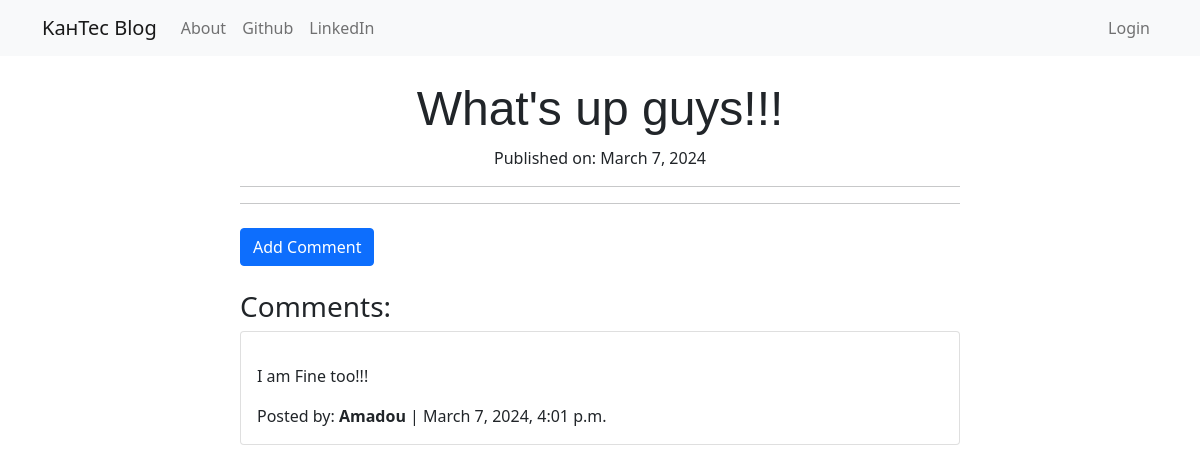
Page /post/6/ on the committed database.
### blog/models.py (models this page shows, shortened)
class Post(models.Model):
    author = models.ForeignKey('auth.User', on_delete=models.CASCADE)
    title = models.CharField(max_length=200)
    text = models.TextField()
    create_delete = models.DateTimeField(default=timezone.now)
    published_date = models.DateField(blank=True, null=True);

class Comment(models.Model):
    post = models.ForeignKey('blog.Post', related_name='comments', on_delete=models.CASCADE)
    author = models.CharField(max_length=200)
    text = models.TextField()
    created_date = models.DateTimeField(default=timezone.now)
    approved_comment = models.BooleanField(default=False)

### blog/views.py (the view)
# urls.py: path('post/<int:pk>/', views.PostDetailView.as_view(), name='post_detail'),
class PostDetailView(DetailView):
    model = Post

### blog/templates/blog/post_detail.html (shortened to what this page needs)
{% extends "blog/base.html" %}
{% load bootstrap_icons %}
{% block content %}
<div class="container">
    <div class="row">
        <div class="col-md-8 mx-auto">
            <h1 class="posttitle">{{ post.title }}</h1>
            {% if post.published_date %}
                <div class="date postdate">
                    Published on: {{ post.published_date }}
                </div>
            {% else %}
                <a class="btn btn-primary mb-3" href="{% url 'post_publish' pk=post.pk %}">Publish</a>
            {% endif %}
            <hr>
            <hr>
            <div class="mt-4 mb-4">
                <div class="btn-group">
                    <a class="btn btn-primary btn-comment" href="{% url 'add_comment_to_post' pk=post.pk %}">
                         Add Comment
                    </a>
                </div>
            </div>
            {% if post.comments.count > 0 %}
                <h3>Comments:</h3>
                {% for comment in post.comments.all %}
                    <div class="card mb-3">
                        <div class="card-body">
                            <p class="card-text">{{ comment.text|safe|linebreaks }}</p>
                            <p class="card-text">Posted by: <b>{{ comment.author }}</b> | {{ comment.created_date }}</p>
                        </div>
                    </div>
                {% empty %}
                    <p>No comments yet.</p>
                {% endfor %}
            {% else %}
                <p>No comments yet.</p>
            {% endif %}
        </div>
    </div>
</div>
{% endblock %}

### blog/static/css/blog.css (style rules this page uses)
.postdate { text-align: center; }
.posttitle { font-family: "Russo One", sans-serif; font-size: 3em; text-align: center; }
.btn-comment { position: absolute; right: 0px; }

### rows in the picture
Post: title "What's up guys!!!", published_date "March 7, 2024"
Comment: text "I am Fine too!!!", author "Amadou", created_date "March 7, 2024, 4:01 p.m."
